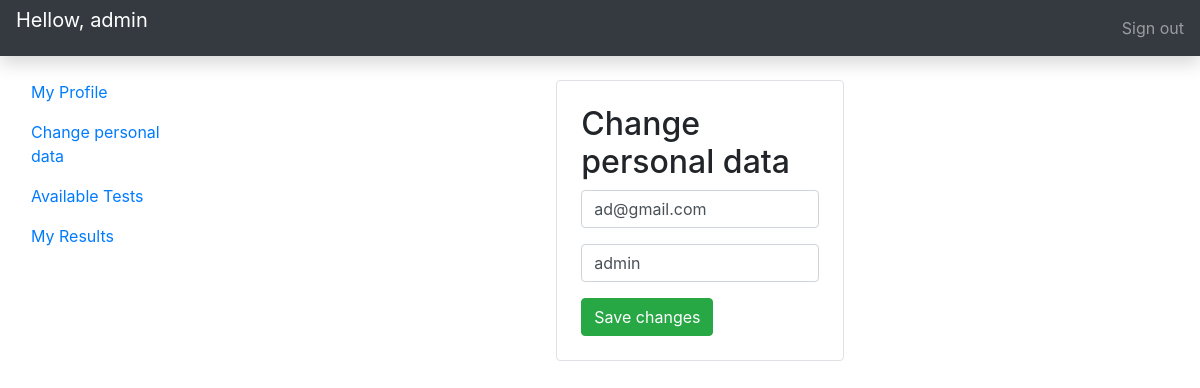
Screenshot of /account/ (signed in) with the database file from the repository.
### accounts/models.py (models this page shows, shortened)
class Account(AbstractBaseUser):
    email = models.EmailField(verbose_name="email", max_length=60, unique=True)
    username = models.CharField(max_length=30, unique=True)
    date_joined = models.DateTimeField(verbose_name='date joined', auto_now_add=True)
    last_login = models.DateTimeField(verbose_name='last login', auto_now=True)
    is_admin = models.BooleanField(default=False)
    is_active = models.BooleanField(default=True)
    is_staff = models.BooleanField(default=False)
    is_superuser = models.BooleanField(default=False)
    first_name = models.CharField(max_length=30)
    last_name = models.CharField(max_length=60)
    USERNAME_FIELD = 'username'
    REQUIRED_FIELDS = ['email', 'first_name', 'last_name']
    objects = MyAccountManager()

### accounts/views.py (the view)
# urls.py: path('account/', account_view, name="account"),
def account_view(request):
    if not request.user.is_authenticated:
        return redirect('login')
    context = {}
    if request.POST:
        form = AccountUpdateForm(request.POST, instance=request.user)
        if form.is_valid():
            form.initial = {
                "email": request.POST['email'],
                "username": request.POST['username']
            }
            form.save()
            context['success_message'] = "Changes saved"
    else:
        form = AccountUpdateForm(
            initial={
                "email": request.user.email,
                "username": request.user.username,
            }
        )
    context['account_form'] = form
    return render(request, 'accounts/account.html', context)

### accounts/forms.py (shortened to what this page needs)
class AccountUpdateForm(forms.ModelForm):
    class Meta:
        model = Account
        fields = ('email', 'username')

### accounts/templates/accounts/account.html (shortened to what this page needs)
{% extends 'base.html' %}
{% load static %}
{% block content %}
<div class="container">
	<div class="row">
		<div class="col-sm">
		</div>
		<div class="col-sm">
		<div class="border rounded bg-white">
					<div class="mb-4 mt-4 ml-4 mr-4">
						<form class="form-signin" method="post">
							<h2>Change personal data</h2>
							<input type="email" name="email" id="inputEmail" class="form-control mb-3" placeholder="Email" required autofocus value="{{account_form.initial.email}}">
							<input type="text" name="username" id="inputUsername" class="form-control mb-3" placeholder="Username" required autofocus value="{{account_form.initial.username}}">
							<button type="submit" class="btn btn-success">
								Save changes
							</button>
						</form>
					</div>
				</div>
		</div>
		<div class="col-sm">
		</div>
	</div>
</div>
{% endblock %}

### templates/base.html (shortened to what this page needs)
{% load static %}
<!DOCTYPE html>
<html lang="en">
<head>
    <link rel="stylesheet" href="https://stackpath.bootstrapcdn.com/bootstrap/4.5.0/css/bootstrap.min.css">
</head>
<body>
<nav class="navbar navbar-dark sticky-top bg-dark flex-md-nowrap p-0 shadow">
	<p class="navbar-brand col-md-3 col-lg-2 mr-0 px-3">Hellow, {{request.user.username}}</p>
  <ul class="navbar-nav px-3">
    <li class="nav-item text-nowrap">
      <a class="nav-link" href="{% url 'logout' %}">Sign out</a>
    </li>
  </ul>
</nav>
<div class="container-fluid">
  <div class="row">
    <nav id="sidebarMenu" class="col-md-3 col-lg-2 d-md-block sidebar collapse">
      <div class="sidebar-sticky pt-3">
        <ul class="nav flex-column">
          <li class="nav-item">
            <a class="nav-link active" href="{% url 'profile' %}">
              My Profile
            </a>
          </li>
          <li class="nav-item">
            <a class="nav-link" href="{% url 'account' %}">
              Change personal data
            </a>
          </li>
          <li class="nav-item">
            <a class="nav-link" href="{% url 'tests' %}">
              Available Tests
            </a>
          </li>
          <li class="nav-item">
            <a class="nav-link" href="#">
              My Results
            </a>
          </li>
        </ul>
      </div>
    </nav>
    <main role="main" class="col-md-9 ml-sm-auto col-lg-10 px-md-4 mt-4">
      {% block content %}
      {% endblock %}
    </main>
  </div>
</div>
</body>
</html>

### rows the page displays
Account: user.username "admin", email "ad@gmail.com", username "admin"
